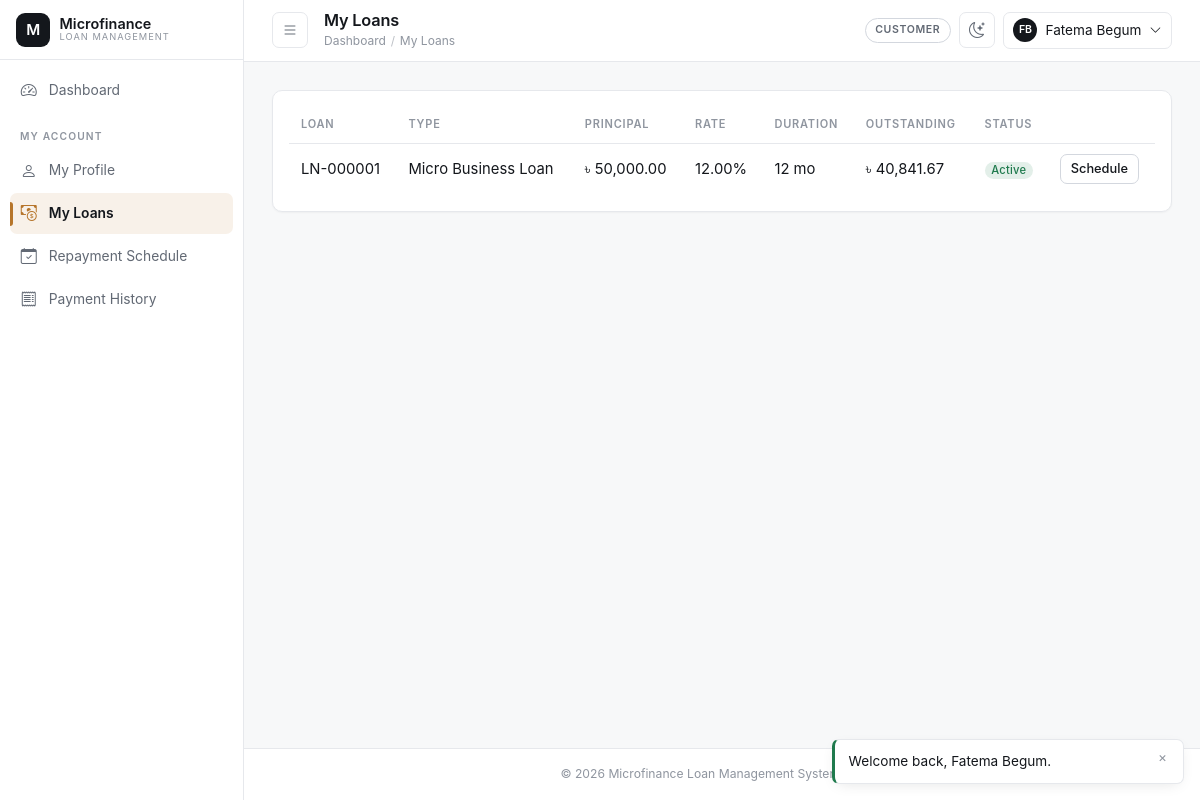
/customer/loans.php (signed in), run on the app's committed database.
### tables this page shows
CREATE TABLE loans (
    loan_id            INT UNSIGNED AUTO_INCREMENT PRIMARY KEY,
    loan_code          VARCHAR(20) NOT NULL UNIQUE,
    application_id     INT UNSIGNED NOT NULL UNIQUE,
    customer_id        INT UNSIGNED NOT NULL,
    loan_type_id       INT UNSIGNED NOT NULL,
    principal_amount   DECIMAL(14,2) NOT NULL,
    interest_rate      DECIMAL(5,2) NOT NULL COMMENT 'Locked-in annual % at approval time',
    duration_months    INT UNSIGNED NOT NULL,
    emi_amount         DECIMAL(14,2) NOT NULL,
    start_date         DATE NOT NULL,
    end_date           DATE NOT NULL,
    status             ENUM('active','closed','defaulted','cancelled') NOT NULL DEFAULT 'active',
    approved_by        INT UNSIGNED NOT NULL,
    created_at         TIMESTAMP NOT NULL DEFAULT CURRENT_TIMESTAMP,
    updated_at         TIMESTAMP NOT NULL DEFAULT CURRENT_TIMESTAMP ON UPDATE CURRENT_TIMESTAMP,
    CONSTRAINT fk_loans_application FOREIGN KEY (application_id) REFERENCES loan_applications(application_id)
        ON UPDATE CASCADE ON DELETE RESTRICT,
    CONSTRAINT fk_loans_customer FOREIGN KEY (customer_id) REFERENCES customers(customer_id)
        ON UPDATE CASCADE ON DELETE RESTRICT,
    CONSTRAINT fk_loans_loan_type FOREIGN KEY (loan_type_id) REFERENCES loan_types(loan_type_id)
        ON UPDATE CASCADE ON DELETE RESTRICT,
    CONSTRAINT fk_loans_approved_by FOREIGN KEY (approved_by) REFERENCES users(user_id)
        ON UPDATE CASCADE ON DELETE RESTRICT,
    CONSTRAINT chk_loans_principal CHECK (principal_amount > 0),
    CONSTRAINT chk_loans_dates CHECK (end_date > start_date),
    INDEX idx_loans_status (status),
    INDEX idx_loans_customer (customer_id)
);

CREATE TABLE loan_types (
    loan_type_id     INT UNSIGNED AUTO_INCREMENT PRIMARY KEY,
    type_name        VARCHAR(100) NOT NULL UNIQUE,
    description      VARCHAR(255) DEFAULT NULL,
    interest_rate    DECIMAL(5,2) NOT NULL COMMENT 'Annual % rate',
    min_amount       DECIMAL(14,2) NOT NULL,
    max_amount       DECIMAL(14,2) NOT NULL,
    min_duration_months INT UNSIGNED NOT NULL,
    max_duration_months INT UNSIGNED NOT NULL,
    processing_fee_pct DECIMAL(5,2) NOT NULL DEFAULT 0.00,
    status           ENUM('active','inactive') NOT NULL DEFAULT 'active',
    created_at       TIMESTAMP NOT NULL DEFAULT CURRENT_TIMESTAMP,
    updated_at       TIMESTAMP NOT NULL DEFAULT CURRENT_TIMESTAMP ON UPDATE CURRENT_TIMESTAMP,
    CONSTRAINT chk_loan_types_amounts CHECK (max_amount >= min_amount),
    CONSTRAINT chk_loan_types_duration CHECK (max_duration_months >= min_duration_months),
    CONSTRAINT chk_loan_types_rate CHECK (interest_rate >= 0)
);

### includes/loan_helpers.php (called while the page is built, shortened)
<?php
require_once __DIR__ . '/functions.php';
function get_loan_outstanding_balance(int $loanId): float
{
    $pdo = Database::getConnection();
    $stmt = $pdo->prepare('SELECT COALESCE(SUM(total_due - amount_paid),0) FROM repayment_schedules WHERE loan_id = :id');
    $stmt->execute(['id' => $loanId]);
    return (float) $stmt->fetchColumn();
}

### customer/loans.php (the view, shortened to what this page needs)
<?php
$user = current_user();
$pdo = Database::getConnection();
$stmt = $pdo->prepare(
    "SELECT l.loan_id, l.loan_code, l.principal_amount, l.interest_rate, l.duration_months, l.status, l.start_date, l.end_date, lt.type_name
     FROM loans l INNER JOIN loan_types lt ON lt.loan_type_id = l.loan_type_id
     WHERE l.customer_id = ? ORDER BY l.created_at DESC"
);
$stmt->execute([$user['customer_id']]);
$loans = $stmt->fetchAll();
require_once __DIR__ . '/../includes/header.php';
?>
<div class="mfs-card p-3">
    <div class="table-responsive">
        <table class="table mfs-table align-middle">
            <thead><tr><th>Loan</th><th>Type</th><th>Principal</th><th>Rate</th><th>Duration</th><th>Outstanding</th><th>Status</th><th></th></tr></thead>
            <tbody>
            <?php foreach ($loans as $loan): ?>
                <tr>
                    <td><?= e($loan['loan_code']) ?></td>
                    <td><?= e($loan['type_name']) ?></td>
                    <td><?= money($loan['principal_amount']) ?></td>
                    <td><?= number_format((float) $loan['interest_rate'], 2) ?>%</td>
                    <td><?= (int) $loan['duration_months'] ?> mo</td>
                    <td><?= money(get_loan_outstanding_balance((int) $loan['loan_id'])) ?></td>
                    <td><?= status_badge($loan['status']) ?></td>
                    <td><a class="btn btn-sm btn-outline-secondary" href="<?= e(BASE_URL) ?>/customer/repayment_schedule.php?loan_id=<?= (int) $loan['loan_id'] ?>">Schedule</a></td>
                </tr>
            <?php endforeach; ?>
            </tbody>
        </table>
    </div>
</div>
<?php require_once __DIR__ . '/../includes/footer.php'; ?>

### includes/functions.php (shortened to what this page needs)
<?php
function e(mixed $value = null): string
{
    return htmlspecialchars((string) ($value ?? ''), ENT_QUOTES, 'UTF-8');
}
function money(mixed $amount, string $symbol = '৳'): string
{
    return $symbol . ' ' . number_format(is_numeric($amount) ? (float) $amount : 0.0, 2);
}
function status_badge(string $status): string
{
    $slug = strtolower(str_replace(' ', '-', $status));
    return '<span class="badge badge-status-' . e($slug) . '">' . e(ucwords(str_replace('_', ' ', $status))) . '</span>';
}

### assets/css/style.css (style rules this page uses)
:root { color-scheme: light; --mfs-bg: #f7f8f9; --mfs-surface: #ffffff; --mfs-surface-2: #fbfbfc; --mfs-surface-3: #f1f2f4; --mfs-border: #e6e8ec; --mfs-border-strong: #d3d7de; --mfs-ink: #14171c; --mfs-ink-soft: #626974; --mfs-ink-faint: #8f959f; --mfs-accent: #b6752b; --mfs-accent-hover: #a1651f; --mfs-accent-soft: rgba(182, 117, 43, 0.10); --mfs-accent-ring: rgba(182, 117, 43, 0.26); --mfs-success: #1f7a4d; --mfs-success-soft: rgba(31, 122, 77, 0.12); --mfs-danger: #bb3b28; --mfs-danger-soft: rgba(187, 59, 40, 0.12); --mfs-warning: #b6752b; --mfs-info: #2b6d8c; --mfs-info-soft: rgba(43, 109, 140, 0.12); --mfs-radius: 10px; --mfs-radius-sm: 7px; --mfs-radius-lg: 16px; --mfs-shadow-sm: 0 1px 2px rgba(16, 18, 21, 0.04); --mfs-shadow: 0 4px 16px -6px rgba(16, 18, 21, 0.14); --mfs-shadow-lg: 0 24px 60px -28px rgba(16, 18, 21, 0.34); --mfs-sidebar-width: 244px; --mfs-sidebar-collapsed: 68px; --mfs-topbar-height: 60px; --mfs-speed: 160ms; --mfs-speed-slow: 280ms; --mfs-ease: cubic-bezier(0.4, 0, 0.2, 1); --mfs-ease-out: cubic-bezier(0.16, 1, 0.3, 1); --mfs-font: -apple-system, BlinkMacSystemFont, 'Segoe UI', Inter, Roboto, 'Helvetica Neue', Arial, 'Noto Sans', sans-serif; --mfs-font-mono: ui-monospace, SFMono-Regular, 'SF Mono', Menlo, Consolas, monospace; }
*, *::before, *::after { box-sizing: border-box; }
html { -webkit-text-size-adjust: 100%; text-size-adjust: 100%; }
body { margin: 0; background-color: var(--mfs-bg); color: var(--mfs-ink); font-family: var(--mfs-font); font-size: 0.925rem; line-height: 1.55; -webkit-font-smoothing: antialiased; -moz-osx-font-smoothing: grayscale; }
a { color: var(--mfs-ink); text-decoration: none; transition: color var(--mfs-speed) var(--mfs-ease); }
* { scrollbar-width: thin; scrollbar-color: var(--mfs-border-strong) transparent; }
.btn { --mfs-btn-bg: transparent; border-radius: var(--mfs-radius-sm); font-size: 0.875rem; font-weight: 500; line-height: 1.45; padding: 0.5rem 0.95rem; cursor: pointer; transition: background-color var(--mfs-speed) var(--mfs-ease), border-color var(--mfs-speed) var(--mfs-ease), color var(--mfs-speed) var(--mfs-ease), transform var(--mfs-speed) var(--mfs-ease), box-shadow var(--mfs-speed) var(--mfs-ease); }
.btn-outline-secondary { border-color: var(--mfs-border-strong); color: var(--mfs-ink); background: var(--mfs-surface); }
.btn-sm { padding: 0.3rem 0.6rem; font-size: 0.8rem; }
.mfs-card { background: var(--mfs-surface); border: 1px solid var(--mfs-border); border-radius: var(--mfs-radius); box-shadow: var(--mfs-shadow-sm); }
.table { --bs-table-bg: transparent; --bs-table-color: var(--mfs-ink); color: var(--mfs-ink); margin-bottom: 0; }
.table.mfs-table thead th { position: sticky; top: 0; z-index: 1; background: var(--mfs-surface); color: var(--mfs-ink-faint); font-size: 0.69rem; font-weight: 600; letter-spacing: 0.07em; text-transform: uppercase; border: 0; border-bottom: 1px solid var(--mfs-border); padding: 0.6rem 0.75rem; white-space: nowrap; vertical-align: middle; }
.table.mfs-table tbody td { border-color: var(--mfs-border); padding: 0.65rem 0.75rem; vertical-align: middle; }
.table.mfs-table tbody tr { transition: background-color var(--mfs-speed) var(--mfs-ease); }
.table.mfs-table tbody tr:last-child td { border-bottom: 0; }
.table-responsive { -webkit-overflow-scrolling: touch; }
.badge { font-weight: 500; font-size: 0.7rem; letter-spacing: 0.02em; padding: 0.3em 0.6em; border-radius: 999px; }
.badge-status-active, .badge-status-approved, .badge-status-paid, .badge-status-disbursed { background: var(--mfs-success-soft); color: var(--mfs-success); }

### data on the page
loans: loan_code "LN-000001", loan_type.type_name "Micro Business Loan", principal_amount "৳ 50,000.00", interest_rate "12.00", duration_months "12", loan_id "৳ 40,841.67", status "Active"

### other printed values
$label "Dashboard"
$item[3] "MY ACCOUNT"
$label "My Profile"
$label "My Loans"
$label "Repayment Schedule"
$label "Payment History"
$pageTitle "My Loans"
$user['role_name'] "CUSTOMER"
$initials "FB"
$user['full_name'] "Fatema Begum"
APP_NAME "Microfinance Loan Management System"
